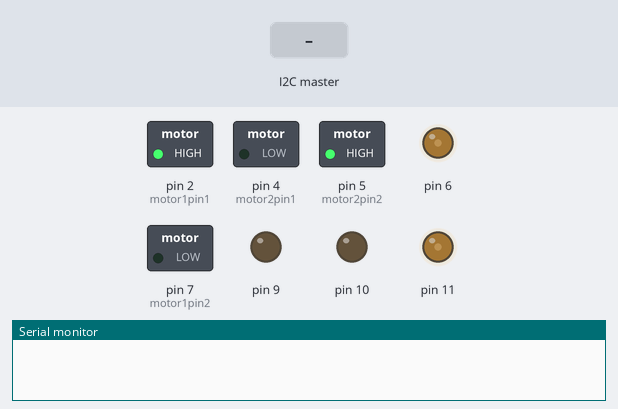
This sketch was run on a simulated Arduino Uno, built with avr-gcc and run on an emulated ATmega328P. Shown: switched loads named in the sketch (green lamp = pin HIGH), output pins drawn as LEDs (lit = HIGH), the last lines printed to the serial monitor. The test bench sets the inputs (shaded band).

Above: at 1.2 s.
1.3 s: the I2C master sends "d"
At 2.5 s:
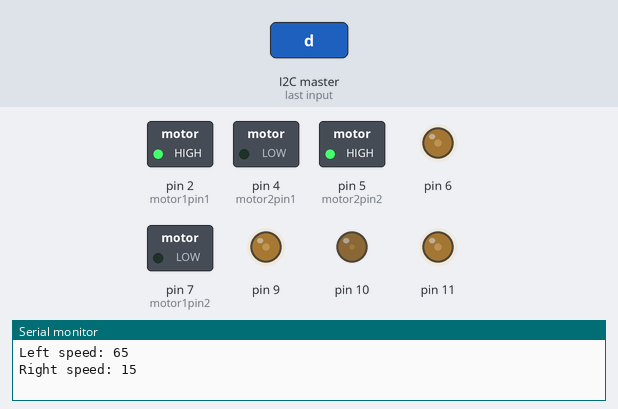
2.8 s: the I2C master sends the byte 1
At 3.8 s:
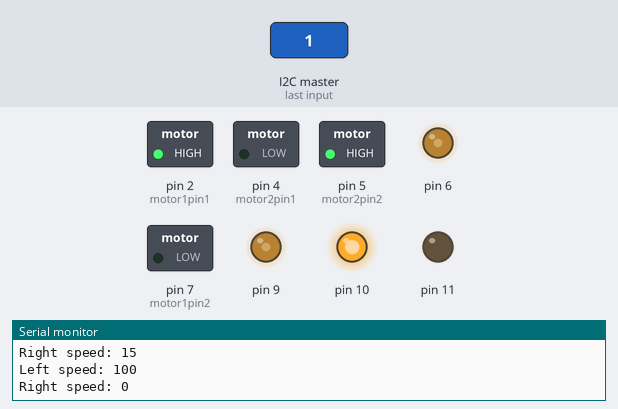
4.3 s: the I2C master sends the byte 0
At 4.9 s:
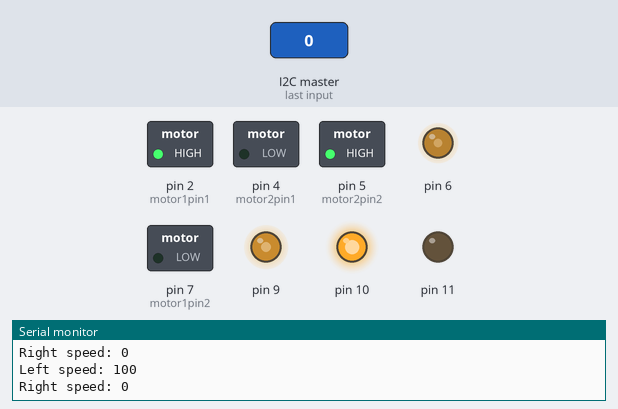
Timing chart, 0 to 7.3 s (numbered marks = the images above; inputs shaded):
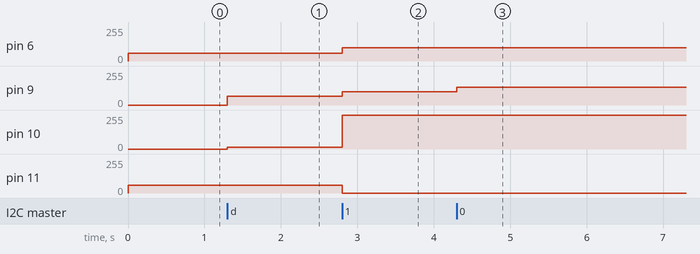

Measured:
- after the input at 1.3 s, pin 9: 0/255 → 65/255 at once; pin 10: 0/255 → 15/255 at once
- after the input at 2.8 s, pin 6: 60/255 → 100/255 at once; pin 9: 65/255 → 100/255 at once; pin 10: 15/255 → 255/255 at once; pin 11: 60/255 → 0/255 at once
- after the input at 4.3 s, pin 9: 100/255 → 135/255 at once

The sketch:

Arduino_uno_final_code.ino
```cpp
#include <Wire.h>

//motors
int motor1pin1 = 2;
int motor1pin2 = 7;
int motor2pin1 = 4;
int motor2pin2 = 5;

int speed9 = 40;
int speed10 = 40;

int slider;
int valx;
int valy;

void setup() {
 Wire.begin(8);                /* join i2c bus with address 8 */
 Wire.onReceive(receiveEvent); /* register receive event */
// Wire.onRequest(requestEvent); /* register request event */
 Serial.begin(9600);           /* start serial for debug */

  pinMode(motor1pin1, OUTPUT);
  pinMode(motor1pin2, OUTPUT);
  pinMode(motor2pin1, OUTPUT);
  pinMode(motor2pin2, OUTPUT);

  pinMode(6, OUTPUT);
  pinMode(11, OUTPUT);

  analogWrite(6,speed9); //left
  analogWrite(11, speed10);//Right

  //anticlockwise
  digitalWrite(motor1pin1, HIGH); //right motor going front
  digitalWrite(motor1pin2, LOW); //right motor going front
  digitalWrite(motor2pin1, LOW); //left motor going front
  digitalWrite(motor2pin2, HIGH); //left motor going front

  /*temporary setup code*/
  analogWrite(6, 60);
  analogWrite(11, 60);
}

void loop() {

}

// function that executes whenever data is received from master
void receiveEvent(int howMany) {
 while (0 <Wire.available()) {
    byte low = Wire.read();
    byte high = Wire.read();
    int val = word(high, low);


    if(val>200 && val<=400){
      //Serial.print("Y: ");
      valy = 400 - val;
      //Serial.println(valy);
      if(valy<=100){
        digitalWrite(motor1pin1, HIGH); //right motor going front
        digitalWrite(motor1pin2, LOW); //right motor going front
        digitalWrite(motor2pin1, LOW); //left motor going front
        digitalWrite(motor2pin2, HIGH); //left motor going front
        Serial.print("Moving Forward");

      }
      else if(valy>100){
        digitalWrite(motor1pin1, LOW); //right motor going front
        digitalWrite(motor1pin2, HIGH); //right motor going front
        digitalWrite(motor2pin1, HIGH); //left motor going front
        digitalWrite(motor2pin2, LOW); //left motor going front
        Serial.print("Moving Backward");
      }
    }
    if(val>1000){
      //Serial.print("Speed: ");
      slider = val - 1000;
      speed10 = slider/5;
      speed9 = slider/5;
      //Serial.println(slider);
      analogWrite(11, speed10);//right
      analogWrite(6, speed9);//left
      Serial.print("Left speed: ");
      Serial.println(speed9);
      Serial.print("Right speed: ");
      Serial.println(speed10);
    }
    if(val<=200){
      //Serial.print("X: ");
      valx = 200-val;
      //Serial.println(valx);
      if(valx<100){
        speed9 = speed9 - ((100-valx)/10);
        speed10 = speed10 + ((100-valx)/10);
        analogWrite(6, speed9);
        analogWrite(11, speed10);
        if(speed9<0){
          speed9 = 0;
          speed10 = 100;
          analogWrite(6, speed9);
          analogWrite(11, speed10);
        }
        Serial.print("Left speed: ");
        Serial.println(speed9);
        Serial.print("Right speed: ");
        Serial.println(speed10);
      }
      else if(valx>100){
        speed9 = speed9 + ((valx-100)/10);
        speed10 = speed10 - ((valx-100)/10);
        analogWrite(9, speed9);
        analogWrite(10, speed10);
        if(speed10<0){
          speed9 = 100;
          speed10 = 0;
          analogWrite(6, speed9);
          analogWrite(11, speed10);
        }
        Serial.print("Left speed: ");
        Serial.println(speed9);
        Serial.print("Right speed: ");
        Serial.println(speed10);
      }
      else if(valx==100){
        speed9 = 40;
        speed10 = 40;
        analogWrite(6, speed9);
        analogWrite(11, speed10);
        Serial.print("Left speed: ");
        Serial.println(speed9);
        Serial.print("Right speed: ");
        Serial.println(speed10);
      }
    }
 Serial.println();             /* to newline */
}
}
```
